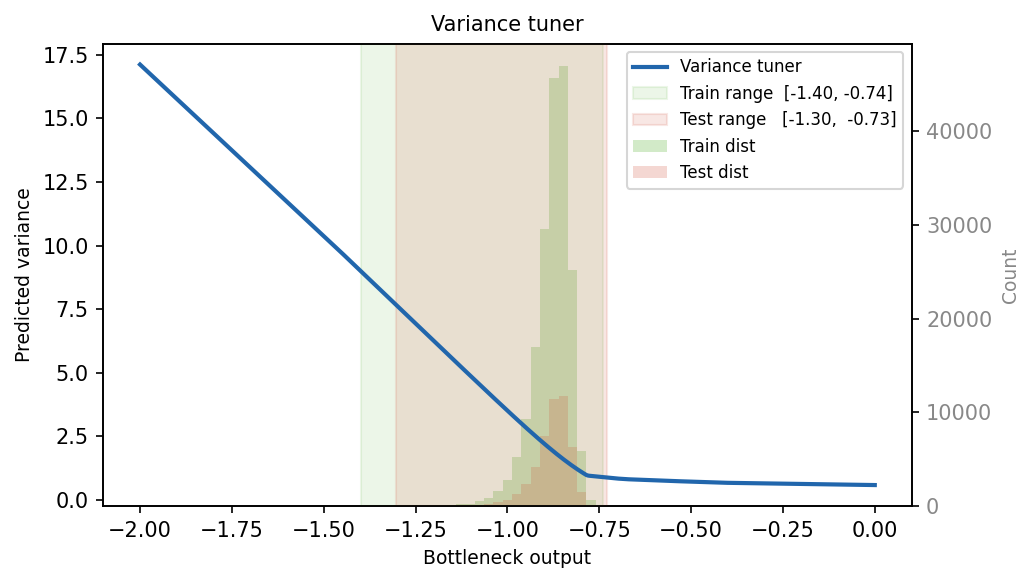

Generate this figure with Python:
"""Plot the VarianceTuner as a 1D function: z → variance, with z distributions."""

from pathlib import Path
import matplotlib
matplotlib.use("Agg")
import matplotlib.pyplot as plt
import numpy as np
import sys

BASE = Path(__file__).resolve().parent.parent.parent
sys.path.insert(0, str(BASE))

OUT  = Path(__file__).resolve().parent

Z_SWEEP_LO, Z_SWEEP_HI = -2.0, 0.0

# ── Sweep z through the tuner (numpy, no torch needed) ───────────────────────
# Tuner is: softplus(linear(z)) → exp → variance. We load saved z arrays and
# use the precomputed curve from a simple numpy reconstruction.
# Since we don't have torch here, load the saved sweep arrays instead.
# (Run collect_z.py first with anaconda python to generate z_train.npy / z_test.npy)
try:
    import torch
    from model import PNASModel
    CKPT = BASE / "checkpoints/flank_150_30_uncertainty/best_model_20260624_193658.pt"
    ckpt  = torch.load(CKPT, map_location="cpu", weights_only=False)
    model = PNASModel(input_length=250, use_batchnorm=False)
    model.load_state_dict(ckpt["model_state_dict"])
    model.eval()
    z_sweep = torch.linspace(Z_SWEEP_LO, Z_SWEEP_HI, 500).unsqueeze(1)
    with torch.no_grad():
        _, var = model.variance_tuner(z_sweep)
    z_np   = z_sweep.squeeze().numpy()
    var_np = var.squeeze().numpy()
    np.save(OUT / "z_sweep.npy",   z_np)
    np.save(OUT / "var_sweep.npy", var_np)
except ModuleNotFoundError:
    z_np   = np.load(OUT / "z_sweep.npy")
    var_np = np.load(OUT / "var_sweep.npy")

# ── Load precomputed z distributions (from collect_z.py) ──────────────────────
z_train = np.load(OUT / "z_train.npy")
z_test  = np.load(OUT / "z_test.npy")
print(f"Train z: [{z_train.min():.3f}, {z_train.max():.3f}]  n={len(z_train)}")
print(f"Test  z: [{z_test.min():.3f},  {z_test.max():.3f}]  n={len(z_test)}")

# ── Plot ──────────────────────────────────────────────────────────────────────
fig, ax = plt.subplots(figsize=(7, 4))
ax2 = ax.twinx()   # second y-axis for histograms

# Histograms on ax2 (behind the curve)
bins = np.linspace(Z_SWEEP_LO, Z_SWEEP_HI, 80)
ax2.hist(z_train, bins=bins, color="#4dac26", alpha=0.25, label="Train dist")
ax2.hist(z_test,  bins=bins, color="#d6604d", alpha=0.25, label="Test dist")
ax2.set_ylabel("Count", fontsize=9, color="#888888")
ax2.tick_params(axis="y", labelcolor="#888888")
ax2.set_zorder(1)

# Variance curve on ax (on top)
ax.set_zorder(2)
ax.patch.set_visible(False)
ax.plot(z_np, var_np, color="#2166ac", linewidth=2, label="Variance tuner")

# Shaded ranges
z_min_train, z_max_train = z_train.min(), z_train.max()
z_min_test,  z_max_test  = z_test.min(),  z_test.max()
ax.axvspan(z_min_train, z_max_train, alpha=0.10, color="#4dac26",
           label=f"Train range  [{z_min_train:.2f}, {z_max_train:.2f}]")
ax.axvspan(z_min_test,  z_max_test,  alpha=0.15, color="#d6604d",
           label=f"Test range   [{z_min_test:.2f},  {z_max_test:.2f}]")

ax.set_xlabel("Bottleneck output", fontsize=9)
ax.set_ylabel("Predicted variance", fontsize=9)
ax.set_title("Variance tuner", fontsize=10)

# Combined legend
lines1, labels1 = ax.get_legend_handles_labels()
lines2, labels2 = ax2.get_legend_handles_labels()
ax.legend(lines1 + lines2, labels1 + labels2, fontsize=8)

fig.tight_layout()
out_path = OUT / "tuner_function.png"
fig.savefig(out_path, dpi=150, bbox_inches="tight")
plt.close()
print(f"Saved {out_path}")

# ── Zoomed plot: -1.5 to -0.5 ─────────────────────────────────────────────────
ZOOM_LO, ZOOM_HI = -1.5, -0.5

fig2, ax_z = plt.subplots(figsize=(7, 4))
ax2_z = ax_z.twinx()

bins_zoom = np.linspace(ZOOM_LO, ZOOM_HI, 120)
ax2_z.hist(z_train, bins=bins_zoom, color="#4dac26", alpha=0.25, label="Train dist")
ax2_z.hist(z_test,  bins=bins_zoom, color="#d6604d", alpha=0.25, label="Test dist")
ax2_z.set_ylabel("Count", fontsize=9, color="#888888")
ax2_z.tick_params(axis="y", labelcolor="#888888")
ax2_z.set_zorder(1)

ax_z.set_zorder(2)
ax_z.patch.set_visible(False)

mask = (z_np >= ZOOM_LO) & (z_np <= ZOOM_HI)
ax_z.plot(z_np[mask], var_np[mask], color="#2166ac", linewidth=2, label="Variance tuner")
ax_z.axvspan(z_min_train, z_max_train, alpha=0.10, color="#4dac26",
             label=f"Train range  [{z_min_train:.2f}, {z_max_train:.2f}]")
ax_z.axvspan(z_min_test,  z_max_test,  alpha=0.15, color="#d6604d",
             label=f"Test range   [{z_min_test:.2f},  {z_max_test:.2f}]")

ax_z.set_xlim(ZOOM_LO, ZOOM_HI)
ax2_z.set_xlim(ZOOM_LO, ZOOM_HI)
ax_z.set_xlabel("Bottleneck output", fontsize=9)
ax_z.set_ylabel("Predicted variance", fontsize=9)
ax_z.set_title("Variance tuner (zoomed)", fontsize=10)

lines1, labels1 = ax_z.get_legend_handles_labels()
lines2, labels2 = ax2_z.get_legend_handles_labels()
ax_z.legend(lines1 + lines2, labels1 + labels2, fontsize=8)

fig2.tight_layout()
out_zoom = OUT / "tuner_function_zoom.png"
fig2.savefig(out_zoom, dpi=150, bbox_inches="tight")
plt.close()
print(f"Saved {out_zoom}")
